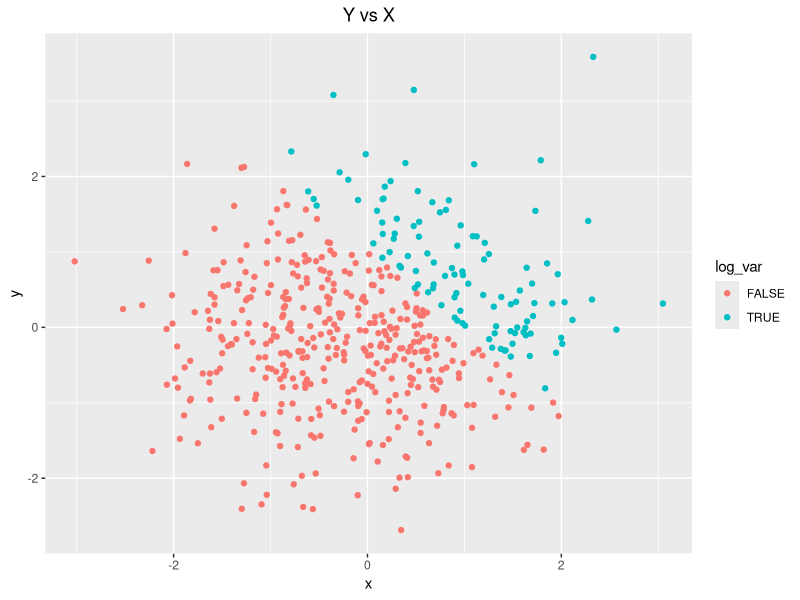
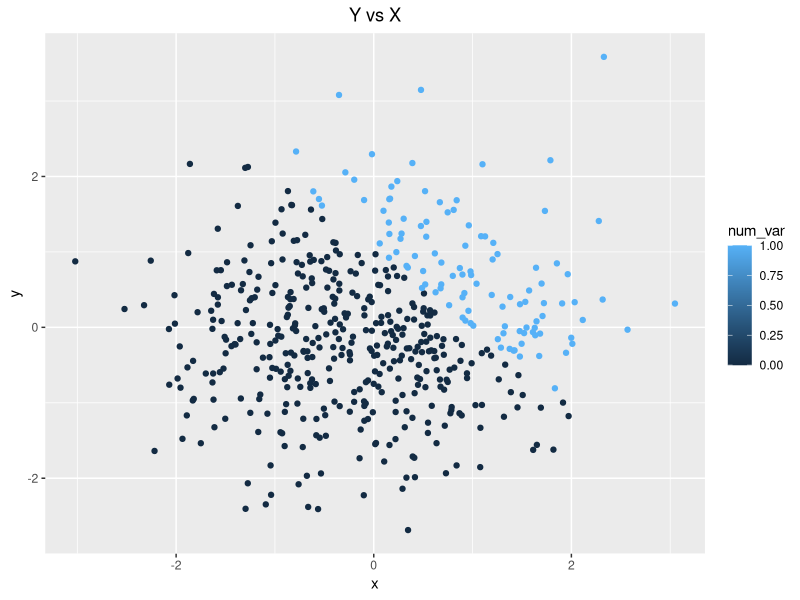
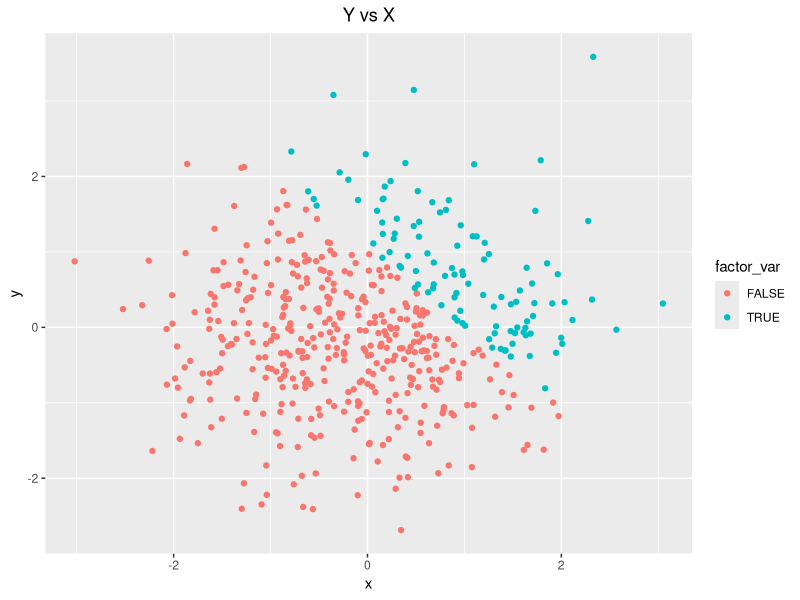
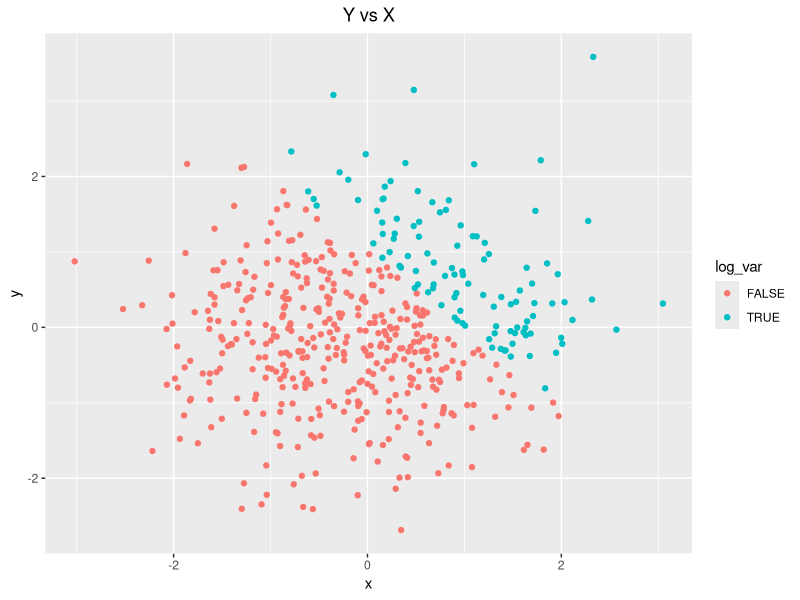

The R script that drew these images, in order:
## ---- chunk 1
knitr::opts_chunk$set(echo = TRUE)

#load packages
library(tidyverse)
## ---- chunk 2
#create data frame
df1 = tibble(
  norm_samp = rnorm(8),
  norm_samp_log = norm_samp > 0,
  char_var = as.character(norm_samp), 
  factor_var =  factor( c( "grp1", "grp2", "grp3", "grp3", "grp2", "grp1", "grp2", "grp3" ))
)
## ---- chunk 3
#try taking mean of each var
mean(pull (df1, norm_samp))
mean(pull (df1, norm_samp_log))
mean(pull (df1, char_var))
mean(pull (df1, factor_var))
## ---- chunk 4
#convert vars 
as.numeric(pull (df1, norm_samp_log))
as.numeric(pull (df1, char_var))
as.numeric(pull (df1, factor_var))
## ---- chunk 5
#logical to numeric
logical_num = as.numeric(pull (df1, norm_samp_log))
# multiply rand samp by result
pull( df1, norm_samp) * logical_num

#logical to factor
logical_factor = as.factor(pull (df1, norm_samp_log))
# multiply rand samp by result
pull( df1, norm_samp) * logical_factor #not possible

#logical to factor to numeric
logical_factor_num = as.numeric( 
  as.factor( pull (df1, norm_samp_log)))
# multiply rand samp by result
pull( df1, norm_samp) * logical_factor_num
## ---- chunk 6
# create dataframe
df2 = tibble(
  x = rnorm(500),
  y = rnorm(500),
  log_var = x + y > 1, 
  num_var = as.numeric(log_var),
  factor_var = as.factor(log_var)
)
## ---- chunk 7
# scatter plot 1 - color by logical 
ggplot(df2, aes(x = x, y = y, color = log_var)) + 
  geom_point() + 
  ggtitle("Y vs X") +
  theme(plot.title = element_text(hjust = 0.5))

#export first scatter plot
ggsave("scatter_plot_hw1.pdf", height = 4, width = 6) 

# scatter plot 2 - color by numeric 
ggplot(df2, aes(x = x, y = y, color = num_var)) + 
  geom_point() + 
  ggtitle("Y vs X") +
  theme(plot.title = element_text(hjust = 0.5))

# scatter plot 3 - color by factor 
ggplot(df2, aes(x = x, y = y, color = factor_var)) + 
  geom_point() + 
  ggtitle("Y vs X") +
  theme(plot.title = element_text(hjust = 0.5))
